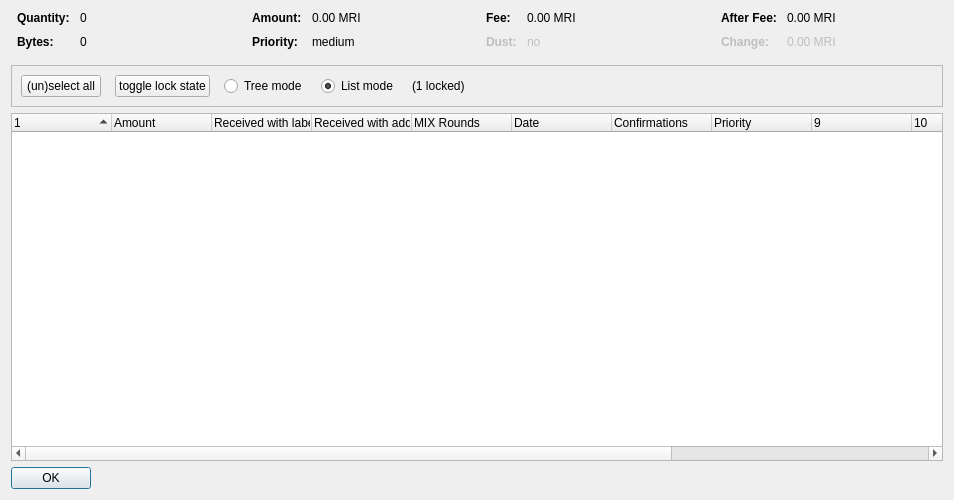
<?xml version="1.0" encoding="UTF-8"?>
<ui version="4.0">
 <class>CoinControlDialog</class>
 <widget class="QDialog" name="CoinControlDialog">
  <property name="geometry">
   <rect>
    <x>0</x>
    <y>0</y>
    <width>954</width>
    <height>500</height>
   </rect>
  </property>
  <property name="windowTitle">
   <string>Coin Selection</string>
  </property>
  <layout class="QVBoxLayout" name="verticalLayout">
   <item>
    <layout class="QHBoxLayout" name="horizontalLayoutTop" stretch="0,0,0,0">
     <property name="topMargin">
      <number>0</number>
     </property>
     <property name="bottomMargin">
      <number>10</number>
     </property>
     <item>
      <layout class="QFormLayout" name="formLayoutCoinControl1">
       <property name="horizontalSpacing">
        <number>10</number>
       </property>
       <property name="verticalSpacing">
        <number>10</number>
       </property>
       <property name="leftMargin">
        <number>6</number>
       </property>
       <property name="rightMargin">
        <number>6</number>
       </property>
       <item row="0" column="0">
        <widget class="QLabel" name="labelCoinControlQuantityText">
         <property name="font">
          <font>
           <weight>75</weight>
           <bold>true</bold>
          </font>
         </property>
         <property name="text">
          <string>Quantity:</string>
         </property>
        </widget>
       </item>
       <item row="0" column="1">
        <widget class="QLabel" name="labelCoinControlQuantity">
         <property name="cursor">
          <cursorShape>IBeamCursor</cursorShape>
         </property>
         <property name="contextMenuPolicy">
          <enum>Qt::ActionsContextMenu</enum>
         </property>
         <property name="text">
          <string notr="true">0</string>
         </property>
         <property name="textInteractionFlags">
          <set>Qt::LinksAccessibleByMouse|Qt::TextSelectableByKeyboard|Qt::TextSelectableByMouse</set>
         </property>
        </widget>
       </item>
       <item row="1" column="0">
        <widget class="QLabel" name="labelCoinControlBytesText">
         <property name="font">
          <font>
           <weight>75</weight>
           <bold>true</bold>
          </font>
         </property>
         <property name="text">
          <string>Bytes:</string>
         </property>
        </widget>
       </item>
       <item row="1" column="1">
        <widget class="QLabel" name="labelCoinControlBytes">
         <property name="cursor">
          <cursorShape>IBeamCursor</cursorShape>
         </property>
         <property name="contextMenuPolicy">
          <enum>Qt::ActionsContextMenu</enum>
         </property>
         <property name="text">
          <string notr="true">0</string>
         </property>
         <property name="textInteractionFlags">
          <set>Qt::LinksAccessibleByMouse|Qt::TextSelectableByKeyboard|Qt::TextSelectableByMouse</set>
         </property>
        </widget>
       </item>
      </layout>
     </item>
     <item>
      <layout class="QFormLayout" name="formLayoutCoinControl2">
       <property name="horizontalSpacing">
        <number>10</number>
       </property>
       <property name="verticalSpacing">
        <number>10</number>
       </property>
       <property name="leftMargin">
        <number>6</number>
       </property>
       <property name="rightMargin">
        <number>6</number>
       </property>
       <item row="0" column="0">
        <widget class="QLabel" name="labelCoinControlAmountText">
         <property name="font">
          <font>
           <weight>75</weight>
           <bold>true</bold>
          </font>
         </property>
         <property name="text">
          <string>Amount:</string>
         </property>
        </widget>
       </item>
       <item row="0" column="1">
        <widget class="QLabel" name="labelCoinControlAmount">
         <property name="cursor">
          <cursorShape>IBeamCursor</cursorShape>
         </property>
         <property name="contextMenuPolicy">
          <enum>Qt::ActionsContextMenu</enum>
         </property>
         <property name="text">
          <string notr="true">0.00 MRI</string>
         </property>
         <property name="textInteractionFlags">
          <set>Qt::LinksAccessibleByMouse|Qt::TextSelectableByKeyboard|Qt::TextSelectableByMouse</set>
         </property>
        </widget>
       </item>
       <item row="1" column="0">
        <widget class="QLabel" name="labelCoinControlPriorityText">
         <property name="font">
          <font>
           <weight>75</weight>
           <bold>true</bold>
          </font>
         </property>
         <property name="text">
          <string>Priority:</string>
         </property>
        </widget>
       </item>
       <item row="1" column="1">
        <widget class="QLabel" name="labelCoinControlPriority">
         <property name="cursor">
          <cursorShape>IBeamCursor</cursorShape>
         </property>
         <property name="contextMenuPolicy">
          <enum>Qt::ActionsContextMenu</enum>
         </property>
         <property name="text">
          <string>medium</string>
         </property>
         <property name="textInteractionFlags">
          <set>Qt::LinksAccessibleByMouse|Qt::TextSelectableByKeyboard|Qt::TextSelectableByMouse</set>
         </property>
        </widget>
       </item>
      </layout>
     </item>
     <item>
      <layout class="QFormLayout" name="formLayoutCoinControl3">
       <property name="horizontalSpacing">
        <number>10</number>
       </property>
       <property name="verticalSpacing">
        <number>10</number>
       </property>
       <property name="leftMargin">
        <number>6</number>
       </property>
       <property name="rightMargin">
        <number>6</number>
       </property>
       <item row="0" column="0">
        <widget class="QLabel" name="labelCoinControlFeeText">
         <property name="font">
          <font>
           <weight>75</weight>
           <bold>true</bold>
          </font>
         </property>
         <property name="text">
          <string>Fee:</string>
         </property>
        </widget>
       </item>
       <item row="0" column="1">
        <widget class="QLabel" name="labelCoinControlFee">
         <property name="cursor">
          <cursorShape>IBeamCursor</cursorShape>
         </property>
         <property name="contextMenuPolicy">
          <enum>Qt::ActionsContextMenu</enum>
         </property>
         <property name="text">
          <string notr="true">0.00 MRI</string>
         </property>
         <property name="textInteractionFlags">
          <set>Qt::LinksAccessibleByMouse|Qt::TextSelectableByKeyboard|Qt::TextSelectableByMouse</set>
         </property>
        </widget>
       </item>
       <item row="1" column="0">
        <widget class="QLabel" name="labelCoinControlLowOutputText">
         <property name="enabled">
          <bool>false</bool>
         </property>
         <property name="font">
          <font>
           <weight>75</weight>
           <bold>true</bold>
          </font>
         </property>
         <property name="text">
          <string>Dust:</string>
         </property>
        </widget>
       </item>
       <item row="1" column="1">
        <widget class="QLabel" name="labelCoinControlLowOutput">
         <property name="enabled">
          <bool>false</bool>
         </property>
         <property name="cursor">
          <cursorShape>IBeamCursor</cursorShape>
         </property>
         <property name="contextMenuPolicy">
          <enum>Qt::ActionsContextMenu</enum>
         </property>
         <property name="text">
          <string>no</string>
         </property>
         <property name="textInteractionFlags">
          <set>Qt::LinksAccessibleByMouse|Qt::TextSelectableByKeyboard|Qt::TextSelectableByMouse</set>
         </property>
        </widget>
       </item>
      </layout>
     </item>
     <item>
      <layout class="QFormLayout" name="formLayoutCoinControl4">
       <property name="horizontalSpacing">
        <number>10</number>
       </property>
       <property name="verticalSpacing">
        <number>10</number>
       </property>
       <property name="leftMargin">
        <number>6</number>
       </property>
       <property name="rightMargin">
        <number>6</number>
       </property>
       <item row="0" column="0">
        <widget class="QLabel" name="labelCoinControlAfterFeeText">
         <property name="font">
          <font>
           <weight>75</weight>
           <bold>true</bold>
          </font>
         </property>
         <property name="text">
          <string>After Fee:</string>
         </property>
        </widget>
       </item>
       <item row="0" column="1">
        <widget class="QLabel" name="labelCoinControlAfterFee">
         <property name="cursor">
          <cursorShape>IBeamCursor</cursorShape>
         </property>
         <property name="contextMenuPolicy">
          <enum>Qt::ActionsContextMenu</enum>
         </property>
         <property name="text">
          <string notr="true">0.00 MRI</string>
         </property>
         <property name="textInteractionFlags">
          <set>Qt::LinksAccessibleByMouse|Qt::TextSelectableByKeyboard|Qt::TextSelectableByMouse</set>
         </property>
        </widget>
       </item>
       <item row="1" column="0">
        <widget class="QLabel" name="labelCoinControlChangeText">
         <property name="enabled">
          <bool>false</bool>
         </property>
         <property name="font">
          <font>
           <weight>75</weight>
           <bold>true</bold>
          </font>
         </property>
         <property name="text">
          <string>Change:</string>
         </property>
        </widget>
       </item>
       <item row="1" column="1">
        <widget class="QLabel" name="labelCoinControlChange">
         <property name="enabled">
          <bool>false</bool>
         </property>
         <property name="cursor">
          <cursorShape>IBeamCursor</cursorShape>
         </property>
         <property name="contextMenuPolicy">
          <enum>Qt::ActionsContextMenu</enum>
         </property>
         <property name="text">
          <string notr="true">0.00 MRI</string>
         </property>
         <property name="textInteractionFlags">
          <set>Qt::LinksAccessibleByMouse|Qt::TextSelectableByKeyboard|Qt::TextSelectableByMouse</set>
         </property>
        </widget>
       </item>
      </layout>
     </item>
    </layout>
   </item>
   <item>
    <widget class="QFrame" name="frame">
     <property name="minimumSize">
      <size>
       <width>0</width>
       <height>40</height>
      </size>
     </property>
     <property name="frameShape">
      <enum>QFrame::StyledPanel</enum>
     </property>
     <property name="frameShadow">
      <enum>QFrame::Sunken</enum>
     </property>
     <layout class="QHBoxLayout" name="horizontalLayout">
      <item>
       <layout class="QHBoxLayout" name="horizontalLayoutPanel" stretch="0,0,0,0,0,0">
        <property name="spacing">
         <number>14</number>
        </property>
        <item>
         <widget class="QPushButton" name="pushButtonSelectAll">
          <property name="sizePolicy">
           <sizepolicy hsizetype="Maximum" vsizetype="Fixed">
            <horstretch>0</horstretch>
            <verstretch>0</verstretch>
           </sizepolicy>
          </property>
          <property name="text">
           <string>(un)select all</string>
          </property>
          <property name="autoDefault">
           <bool>false</bool>
          </property>
         </widget>
        </item>
        <item>
         <widget class="QPushButton" name="pushButtonToggleLock">
          <property name="sizePolicy">
           <sizepolicy hsizetype="Maximum" vsizetype="Fixed">
            <horstretch>0</horstretch>
            <verstretch>0</verstretch>
           </sizepolicy>
          </property>
          <property name="text">
           <string>toggle lock state</string>
          </property>
          <property name="autoDefault">
           <bool>false</bool>
          </property>
         </widget>
        </item>
        <item>
         <widget class="QRadioButton" name="radioTreeMode">
          <property name="sizePolicy">
           <sizepolicy hsizetype="Maximum" vsizetype="Fixed">
            <horstretch>0</horstretch>
            <verstretch>0</verstretch>
           </sizepolicy>
          </property>
          <property name="text">
           <string>Tree mode</string>
          </property>
         </widget>
        </item>
        <item>
         <widget class="QRadioButton" name="radioListMode">
          <property name="sizePolicy">
           <sizepolicy hsizetype="Maximum" vsizetype="Fixed">
            <horstretch>0</horstretch>
            <verstretch>0</verstretch>
           </sizepolicy>
          </property>
          <property name="text">
           <string>List mode</string>
          </property>
          <property name="checked">
           <bool>true</bool>
          </property>
         </widget>
        </item>
        <item>
         <widget class="QLabel" name="labelLocked">
          <property name="text">
           <string>(1 locked)</string>
          </property>
         </widget>
        </item>
        <item>
         <spacer name="horizontalSpacer">
          <property name="orientation">
           <enum>Qt::Horizontal</enum>
          </property>
          <property name="sizeHint" stdset="0">
           <size>
            <width>40</width>
            <height>20</height>
           </size>
          </property>
         </spacer>
        </item>
       </layout>
      </item>
     </layout>
    </widget>
   </item>
   <item>
    <widget class="CoinControlTreeWidget" name="treeWidget">
     <property name="contextMenuPolicy">
      <enum>Qt::CustomContextMenu</enum>
     </property>
     <property name="sortingEnabled">
      <bool>false</bool>
     </property>
     <property name="columnCount">
      <number>13</number>
     </property>
     <attribute name="headerShowSortIndicator" stdset="0">
      <bool>true</bool>
     </attribute>
     <attribute name="headerStretchLastSection">
      <bool>false</bool>
     </attribute>
     <column>
      <property name="text">
       <string/>
      </property>
     </column>
     <column>
      <property name="text">
       <string>Amount</string>
      </property>
     </column>
     <column>
      <property name="text">
       <string>Received with label</string>
      </property>
     </column>
     <column>
      <property name="text">
       <string>Received with address</string>
      </property>
     </column>
     <column>
      <property name="text">
       <string>MIX Rounds</string>
      </property>
     </column>
     <column>
      <property name="text">
       <string>Date</string>
      </property>
     </column>
     <column>
      <property name="text">
       <string>Confirmations</string>
      </property>
      <property name="toolTip">
       <string>Confirmed</string>
      </property>
     </column>
     <column>
      <property name="text">
       <string>Priority</string>
      </property>
     </column>
     <column>
      <property name="text">
       <string/>
      </property>
     </column>
     <column>
      <property name="text">
       <string/>
      </property>
     </column>
     <column>
      <property name="text">
       <string/>
      </property>
     </column>
     <column>
      <property name="text">
       <string/>
      </property>
     </column>
     <column>
      <property name="text">
       <string/>
      </property>
     </column>
    </widget>
   </item>
   <item>
    <widget class="QDialogButtonBox" name="buttonBox">
     <property name="sizePolicy">
      <sizepolicy hsizetype="Maximum" vsizetype="Fixed">
       <horstretch>0</horstretch>
       <verstretch>0</verstretch>
      </sizepolicy>
     </property>
     <property name="orientation">
      <enum>Qt::Horizontal</enum>
     </property>
     <property name="standardButtons">
      <set>QDialogButtonBox::Ok</set>
     </property>
    </widget>
   </item>
  </layout>
 </widget>
 <customwidgets>
  <customwidget>
   <class>CoinControlTreeWidget</class>
   <extends>QTreeWidget</extends>
   <header>coincontroltreewidget.h</header>
  </customwidget>
 </customwidgets>
 <resources/>
 <connections/>
</ui>
